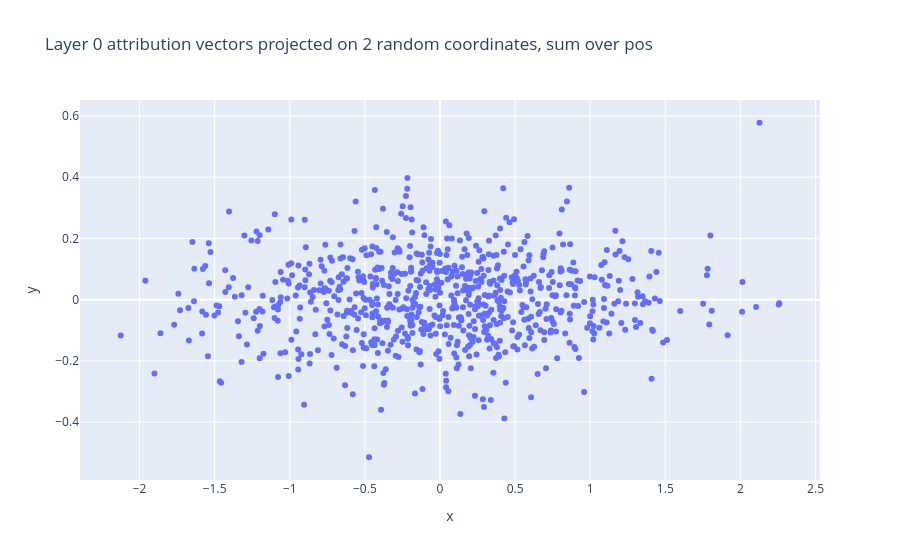
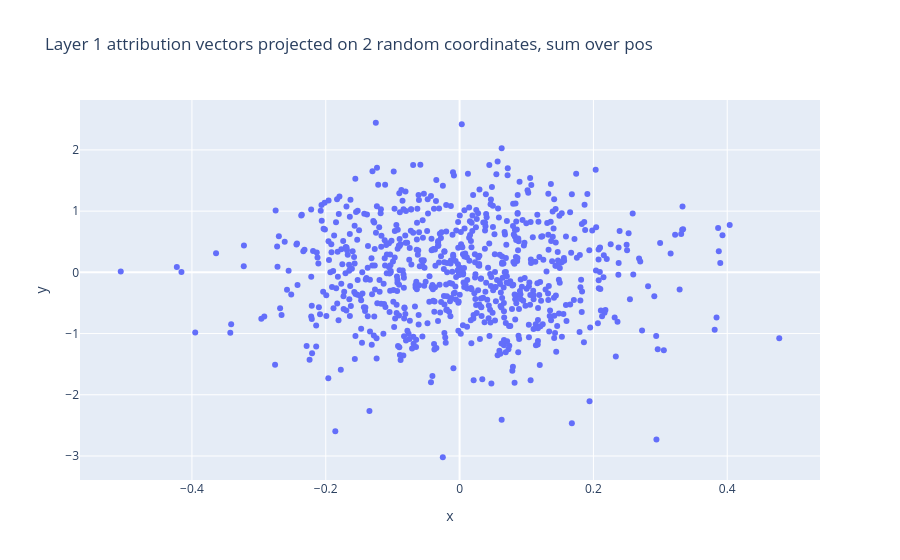
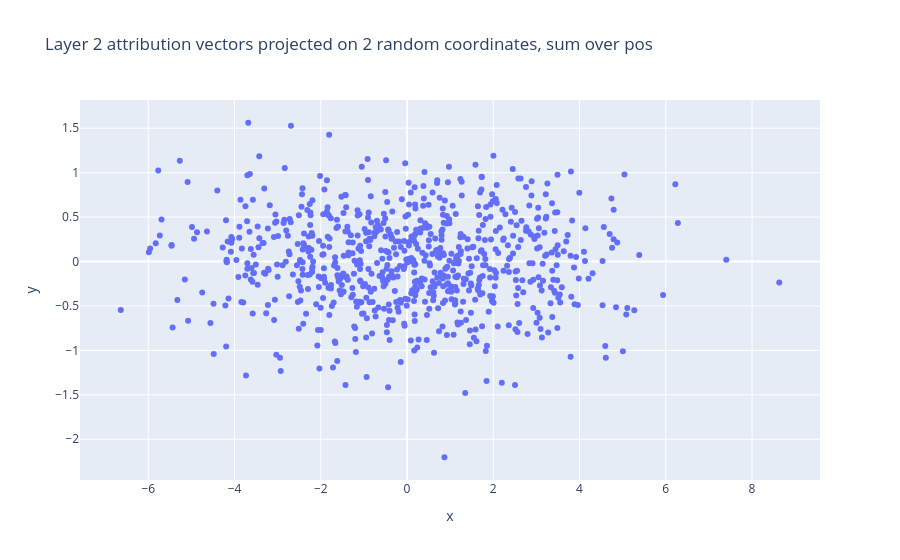
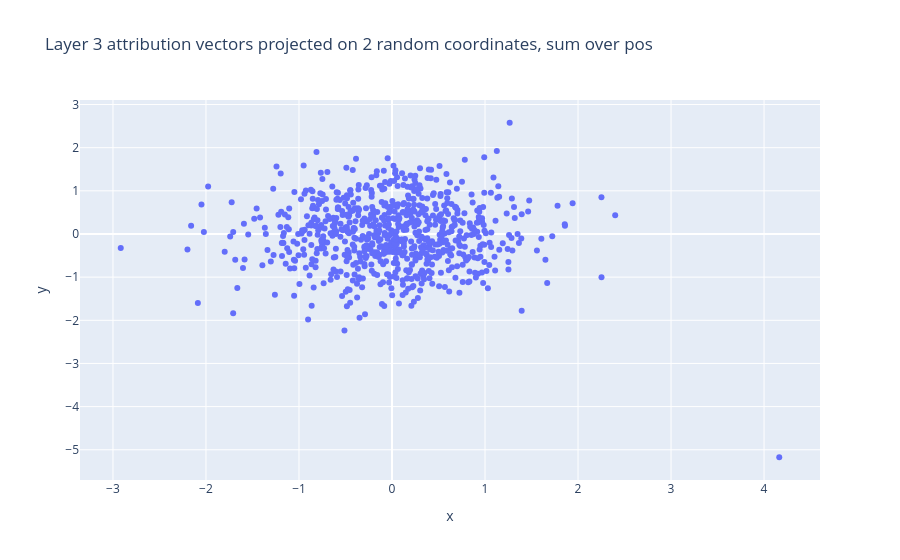

The notebook cell these images were saved under, in order:
### Code cell
for l in range(12):
    scatter(
        x=x_points[l],
        y=y_points[l],
        title=f"Layer {str(l)} attribution vectors projected on 2 random coordinates, sum over pos"
    )

### Figure 1 — Plotly figure (JSON) as saved in the notebook; plotly's stock layout.template omitted (floating-point values rounded to 4 significant figures; data arrays with more than 128 entries replaced by an {"elided": "..."} marker saying what was removed)
{"data": [{"hovertemplate": "x=%{x}<br>y=%{y}<extra></extra>", "legendgroup": "", "marker": {"color": "#636efa", "symbol": "circle"}, "mode": "markers", "name": "", "orientation": "v", "showlegend": false, "type": "scatter", "x": {"elided": "768 float values"}, "xaxis": "x", "y": {"elided": "768 float values"}, "yaxis": "y"}], "layout": {"legend": {"tracegroupgap": 0}, "title": {"text": "Layer 0 attribution vectors projected on 2 random coordinates, sum over pos"}, "xaxis": {"anchor": "y", "domain": [0, 1], "title": {"text": "x"}}, "yaxis": {"anchor": "x", "domain": [0, 1], "title": {"text": "y"}}}}

### Figure 2 — Plotly figure (JSON) as saved in the notebook; plotly's stock layout.template omitted (floating-point values rounded to 4 significant figures; data arrays with more than 128 entries replaced by an {"elided": "..."} marker saying what was removed)
{"data": [{"hovertemplate": "x=%{x}<br>y=%{y}<extra></extra>", "legendgroup": "", "marker": {"color": "#636efa", "symbol": "circle"}, "mode": "markers", "name": "", "orientation": "v", "showlegend": false, "type": "scatter", "x": {"elided": "768 float values"}, "xaxis": "x", "y": {"elided": "768 float values"}, "yaxis": "y"}], "layout": {"legend": {"tracegroupgap": 0}, "title": {"text": "Layer 1 attribution vectors projected on 2 random coordinates, sum over pos"}, "xaxis": {"anchor": "y", "domain": [0, 1], "title": {"text": "x"}}, "yaxis": {"anchor": "x", "domain": [0, 1], "title": {"text": "y"}}}}

### Figure 3 — Plotly figure (JSON) as saved in the notebook; plotly's stock layout.template omitted (floating-point values rounded to 4 significant figures; data arrays with more than 128 entries replaced by an {"elided": "..."} marker saying what was removed)
{"data": [{"hovertemplate": "x=%{x}<br>y=%{y}<extra></extra>", "legendgroup": "", "marker": {"color": "#636efa", "symbol": "circle"}, "mode": "markers", "name": "", "orientation": "v", "showlegend": false, "type": "scatter", "x": {"elided": "768 float values"}, "xaxis": "x", "y": {"elided": "768 float values"}, "yaxis": "y"}], "layout": {"legend": {"tracegroupgap": 0}, "title": {"text": "Layer 2 attribution vectors projected on 2 random coordinates, sum over pos"}, "xaxis": {"anchor": "y", "domain": [0, 1], "title": {"text": "x"}}, "yaxis": {"anchor": "x", "domain": [0, 1], "title": {"text": "y"}}}}

### Figure 4 — Plotly figure (JSON) as saved in the notebook; plotly's stock layout.template omitted (floating-point values rounded to 4 significant figures; data arrays with more than 128 entries replaced by an {"elided": "..."} marker saying what was removed)
{"data": [{"hovertemplate": "x=%{x}<br>y=%{y}<extra></extra>", "legendgroup": "", "marker": {"color": "#636efa", "symbol": "circle"}, "mode": "markers", "name": "", "orientation": "v", "showlegend": false, "type": "scatter", "x": {"elided": "768 float values"}, "xaxis": "x", "y": {"elided": "768 float values"}, "yaxis": "y"}], "layout": {"legend": {"tracegroupgap": 0}, "title": {"text": "Layer 3 attribution vectors projected on 2 random coordinates, sum over pos"}, "xaxis": {"anchor": "y", "domain": [0, 1], "title": {"text": "x"}}, "yaxis": {"anchor": "x", "domain": [0, 1], "title": {"text": "y"}}}}
